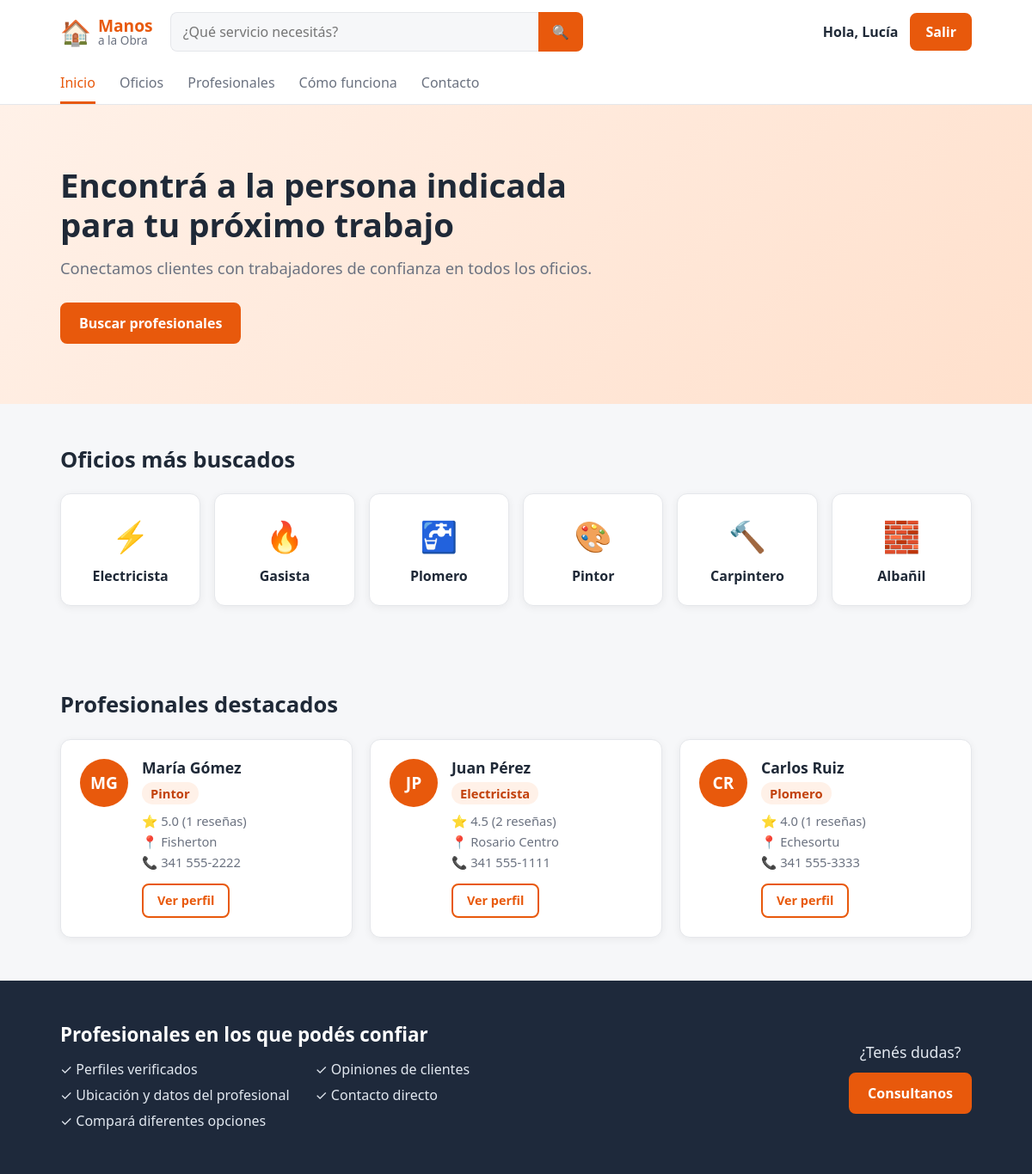
Page /index.php (signed in) on the committed database.
### tables this page shows
CREATE TABLE profesionales (
    id INT AUTO_INCREMENT PRIMARY KEY,
     
    nombre VARCHAR(60) NOT NULL,
    apellido VARCHAR(60) NOT NULL,
    email VARCHAR(120) NOT NULL UNIQUE,
    password VARCHAR(255) NOT NULL,
    iniciales VARCHAR(5) NOT NULL,
     
    oficio VARCHAR(60) NULL,
    descripcion VARCHAR(300) NULL,
    ubicacion VARCHAR(100) NULL,
    telefono VARCHAR(30) NULL,
    experiencia INT NULL,
    fecha_alta DATE NULL,
    fecha_baja DATE NULL,
     
     
    valoracion DECIMAL(2,1) DEFAULT 0,
    cantidad_resenas INT DEFAULT 0,
    creado_en TIMESTAMP DEFAULT CURRENT_TIMESTAMP
);

### index.php (the view, shortened to what this page needs)
<?php
require "config.php";
$buscar = trim($_GET["buscar"] ?? "");
$oficio = trim($_GET["oficio"] ?? "");
$sql = "SELECT * FROM profesionales
        WHERE oficio IS NOT NULL
          AND (fecha_baja IS NULL OR fecha_baja >= CURDATE())";
$sql .= " ORDER BY valoracion DESC, cantidad_resenas DESC";
$consulta = $conexion->prepare($sql);
$consulta->execute();
$resultado_profesionales = $consulta->get_result();
if ($oficio !== "") {
    $titulo_profesionales = $oficio;
} elseif ($buscar !== "") {
    $titulo_profesionales = "Resultados para \"" . $buscar . "\"";
} else {
    $titulo_profesionales = "Profesionales destacados";
}
$oficios_destacados = [
    "Electricista" => "⚡",
    "Gasista"      => "🔥",
    "Plomero"      => "🚰",
    "Pintor"       => "🎨",
    "Carpintero"   => "🔨",
    "Albañil"      => "🧱",
];
?>
<!DOCTYPE html>
<html lang="es">
<head>
    <link rel="stylesheet" href="style.css">
</head>
<body>
    <header class="header-principal">
        <div class="barra-superior">
            <a href="index.php" class="logo">
                <span class="logo-icono">🏠</span>
                <span class="logo-texto"><strong>Manos</strong><span>a la Obra</span></span>
            </a>
            <form class="buscador" action="index.php#profesionales" method="get">
                <input type="search" name="buscar" placeholder="¿Qué servicio necesitás?" value="<?php echo htmlspecialchars($buscar); ?>">
                <button type="submit" aria-label="Buscar">🔍</button>
            </form>
            <div class="acciones">
                <?php if (isset($_SESSION["usuario_nombre"])): ?>
                    <span class="link-ingresar">Hola, <?php echo htmlspecialchars($_SESSION["usuario_nombre"]); ?></span>
                    <a href="logout.php" class="btn-publicar">Salir</a>
                <?php else: ?>
                    <a href="login.php" class="link-ingresar">Ingresar</a>
                    <a href="registro.php" class="btn-publicar">Crear cuenta</a>
                <?php endif; ?>
            </div>
        </div>
        <nav class="barra-menu">
            <a href="index.php" class="activo">Inicio</a>
            <a href="#oficios">Oficios</a>
            <a href="#profesionales">Profesionales</a>
            <a href="#">Cómo funciona</a>
            <a href="#">Contacto</a>
        </nav>
    </header>
    <section class="hero">
        <div class="contenedor">
            <div class="hero-texto">
                <h1>Encontrá a la persona indicada para tu próximo trabajo</h1>
                <p>Conectamos clientes con trabajadores de confianza en todos los oficios.</p>
                <div class="hero-botones">
                    <a href="#profesionales" class="boton boton-lleno">Buscar profesionales</a>
                </div>
            </div>
        </div>
    </section>
    <section class="seccion">
        <div class="contenedor">
            <h2 class="seccion-titulo" id="oficios">Oficios más buscados</h2>
            <div class="oficios-grid">
                <?php foreach ($oficios_destacados as $nombre_oficio => $icono): ?>
                    <a href="index.php?oficio=<?php echo urlencode($nombre_oficio); ?>#profesionales"
                       class="oficio-card <?php echo $oficio === $nombre_oficio ? "elegido" : ""; ?>">
                        <span class="icono"><?php echo $icono; ?></span>
                        <p><?php echo $nombre_oficio; ?></p>
                    </a>
                <?php endforeach; ?>
            </div>
        </div>
    </section>
    <section class="seccion">
        <div class="contenedor">
            <div class="seccion-encabezado">
                <h2 class="seccion-titulo" id="profesionales"><?php echo htmlspecialchars($titulo_profesionales); ?></h2>
            </div>
            <div class="profesionales-grid">
                <?php while ($profesional = $resultado_profesionales->fetch_assoc()): ?>
                    <div class="profesional-card">
                        <div class="profesional-avatar"><?php echo htmlspecialchars($profesional["iniciales"]); ?></div>
                        <div class="profesional-info">
                            <h3><?php echo htmlspecialchars($profesional["nombre"] . " " . $profesional["apellido"]); ?></h3>
                            <p class="oficio"><?php echo htmlspecialchars($profesional["oficio"]); ?></p>
                            <p class="valoracion">⭐ <?php echo $profesional["valoracion"]; ?> (<?php echo $profesional["cantidad_resenas"]; ?> reseñas)</p>
                            <p class="ubicacion">📍 <?php echo htmlspecialchars($profesional["ubicacion"] ?? ""); ?></p>
                            <?php if (!empty($profesional["telefono"])): ?>
                                <p class="telefono">📞 <?php echo htmlspecialchars($profesional["telefono"]); ?></p>
                            <?php endif; ?>
                            <a href="perfil.php?id=<?php echo $profesional["id"]; ?>" class="boton boton-borde">Ver perfil</a>
                        </div>
                    </div>
                <?php endwhile; ?>
            </div>
        </div>
    </section>
        <footer class="pie-pagina">
        <div class="contenedor">
            <div class="pie-confianza">
                <h2>Profesionales en los que podés confiar</h2>
                <ul>
                    <li>✓ Perfiles verificados</li>
                    <li>✓ Opiniones de clientes</li>
                    <li>✓ Ubicación y datos del profesional</li>
                    <li>✓ Contacto directo</li>
                    <li>✓ Compará diferentes opciones</li>
                </ul>
            </div>
            <div class="pie-ayuda">
                <p>¿Tenés dudas?</p>
                <a href="#" class="boton boton-lleno">Consultanos</a>
            </div>
        </div>
    </footer>
</body>
</html>

### rows in the picture
profesionales: iniciales "MG", nombre+apellido "María Gómez", oficio "Pintor", valoracion "5.0", cantidad_resenas "1", ubicacion "Fisherton", telefono "341 555-2222"
profesionales: iniciales "JP", nombre+apellido "Juan Pérez", oficio "Electricista", valoracion "4.5", cantidad_resenas "2", ubicacion "Rosario Centro", telefono "341 555-1111"
profesionales: iniciales "CR", nombre+apellido "Carlos Ruiz", oficio "Plomero", valoracion "4.0", cantidad_resenas "1", ubicacion "Echesortu", telefono "341 555-3333"

### other values in the picture
$_SESSION["usuario_nombre"] "Lucía"
$icono "⚡"
$nombre_oficio "Electricista"
$icono "🔥"
$nombre_oficio "Gasista"
$icono "🚰"
$nombre_oficio "Plomero"
$icono "🎨"
$nombre_oficio "Pintor"
$icono "🔨"
$nombre_oficio "Carpintero"
$icono "🧱"
$nombre_oficio "Albañil"
$titulo_profesionales "Profesionales destacados"
